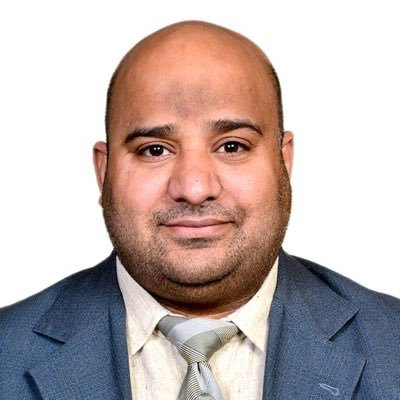
#> input picture Basics/bhola.jpg, 400 x 400 px
$ python thresholding.py
#> lines starting #> are read from the running program, lines starting #| are printed output that depends on the picture; after the words box and inside, x2 and y2 are one past the last pixel; in counts of white or black regions, pixels touching at a corner belong together
import cv2 as cv

img=cv.imread('bhola.jpg')
#> img is the input picture: shape (400, 400, 3); mean B, G, R 175.8, 177.9, 192.1
cv.imshow('MachoMan',img)


gray=cv.cvtColor(img,cv.COLOR_BGR2GRAY)
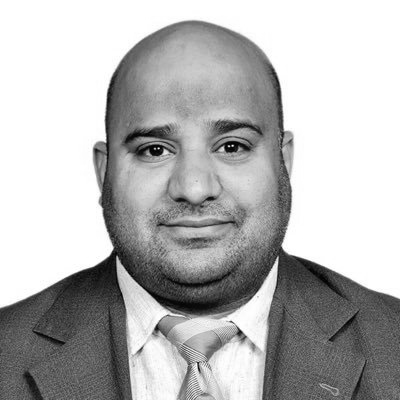
#> gray: shape (400, 400); min 0, max 255, mean 181.9
cv.imshow('gray',gray)

#simple thresholding
threshold,thresh=cv.threshold(gray,150,255,cv.THRESH_BINARY)
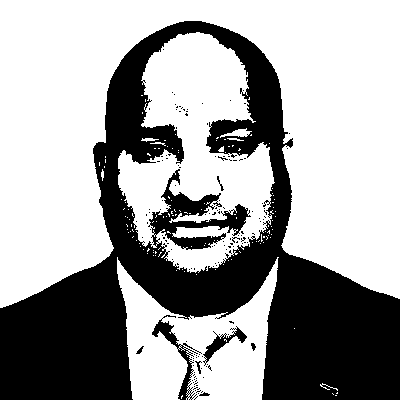
#> thresh: shape (400, 400); 63.5% white; 145 black regions (137 under 20 px), largest, box (x1, y1, x2, y2) and area: (0, 21, 400, 400) 56779, (152, 315, 202, 400) 756, (203, 326, 247, 366) 414
cv.imshow('Simple Thresh',thresh)

# thresholding inverse
threshold,threshINV=cv.threshold(gray,150,255,cv.THRESH_BINARY_INV)
cv.imshow('Thresh Inverse',threshINV)

#adaptive Thresholding
adaptiveThresh=cv.adaptiveThreshold(gray,255,cv.ADAPTIVE_THRESH_MEAN_C,cv.THRESH_BINARY,11,3)
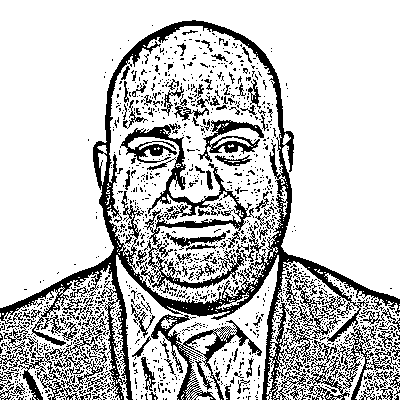
#> adaptiveThresh: shape (400, 400); 77.6% white; 1350 black regions (1225 under 20 px), largest, box (x1, y1, x2, y2) and area: (0, 20, 400, 400) 16049, (120, 123, 254, 245) 2999, (151, 314, 262, 400) 1975
cv.imshow('Adaptive Thresh',adaptiveThresh)

cv.waitKey(0)
